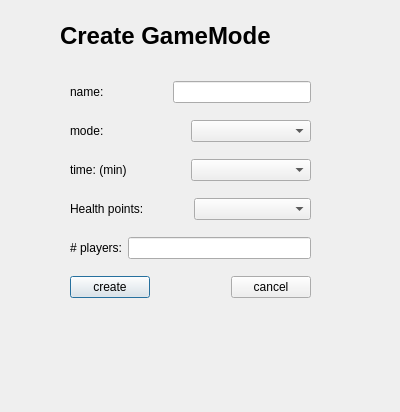
<?xml version="1.0" encoding="UTF-8"?>
<ui version="4.0">
 <class>CreateGM</class>
 <widget class="QDialog" name="CreateGM">
  <property name="geometry">
   <rect>
    <x>0</x>
    <y>0</y>
    <width>400</width>
    <height>412</height>
   </rect>
  </property>
  <property name="windowTitle">
   <string>Create</string>
  </property>
  <property name="windowIcon">
   <iconset theme="-">
    <normaloff>.</normaloff>.</iconset>
  </property>
  <widget class="QLabel" name="labelTitel">
   <property name="geometry">
    <rect>
     <x>60</x>
     <y>10</y>
     <width>271</width>
     <height>51</height>
    </rect>
   </property>
   <property name="font">
    <font>
     <family>Arial</family>
     <pointsize>18</pointsize>
     <weight>75</weight>
     <bold>true</bold>
    </font>
   </property>
   <property name="text">
    <string>Create GameMode</string>
   </property>
  </widget>
  <widget class="QWidget" name="layoutWidget">
   <property name="geometry">
    <rect>
     <x>70</x>
     <y>70</y>
     <width>241</width>
     <height>241</height>
    </rect>
   </property>
   <layout class="QVBoxLayout" name="verticalLayout">
    <item>
     <layout class="QHBoxLayout" name="horizontalLayout_3">
      <item>
       <widget class="QLabel" name="label">
        <property name="text">
         <string>name:                   </string>
        </property>
       </widget>
      </item>
      <item>
       <widget class="QLineEdit" name="lineEditName"/>
      </item>
     </layout>
    </item>
    <item>
     <layout class="QHBoxLayout" name="horizontalLayout_2" stretch="0,0">
      <property name="spacing">
       <number>0</number>
      </property>
      <property name="leftMargin">
       <number>0</number>
      </property>
      <property name="topMargin">
       <number>0</number>
      </property>
      <property name="rightMargin">
       <number>0</number>
      </property>
      <item>
       <widget class="QLabel" name="label_2">
        <property name="text">
         <string>mode:                  </string>
        </property>
       </widget>
      </item>
      <item>
       <widget class="QComboBox" name="comboBoxMode"/>
      </item>
     </layout>
    </item>
    <item>
     <layout class="QHBoxLayout" name="horizontalLayout">
      <property name="spacing">
       <number>0</number>
      </property>
      <item>
       <widget class="QLabel" name="label_3">
        <property name="text">
         <string>time: (min)</string>
        </property>
       </widget>
      </item>
      <item>
       <widget class="QComboBox" name="comboBoxTime"/>
      </item>
     </layout>
    </item>
    <item>
     <layout class="QHBoxLayout" name="horizontalLayout_5">
      <item>
       <widget class="QLabel" name="labelHP">
        <property name="text">
         <string>Health points:</string>
        </property>
       </widget>
      </item>
      <item>
       <widget class="QComboBox" name="comboBoxHP"/>
      </item>
     </layout>
    </item>
    <item>
     <layout class="QHBoxLayout" name="horizontalLayout_6">
      <item>
       <widget class="QLabel" name="label_4">
        <property name="text">
         <string># players:</string>
        </property>
       </widget>
      </item>
      <item>
       <widget class="QLineEdit" name="lineEditPlayers"/>
      </item>
     </layout>
    </item>
    <item>
     <layout class="QHBoxLayout" name="horizontalLayout_4">
      <item>
       <widget class="QPushButton" name="pushButtonCreate">
        <property name="text">
         <string>create</string>
        </property>
       </widget>
      </item>
      <item>
       <spacer name="horizontalSpacer">
        <property name="orientation">
         <enum>Qt::Horizontal</enum>
        </property>
        <property name="sizeHint" stdset="0">
         <size>
          <width>40</width>
          <height>20</height>
         </size>
        </property>
       </spacer>
      </item>
      <item>
       <widget class="QPushButton" name="pushButtonCancel">
        <property name="text">
         <string>cancel</string>
        </property>
       </widget>
      </item>
     </layout>
    </item>
   </layout>
  </widget>
 </widget>
 <resources/>
 <connections/>
</ui>
